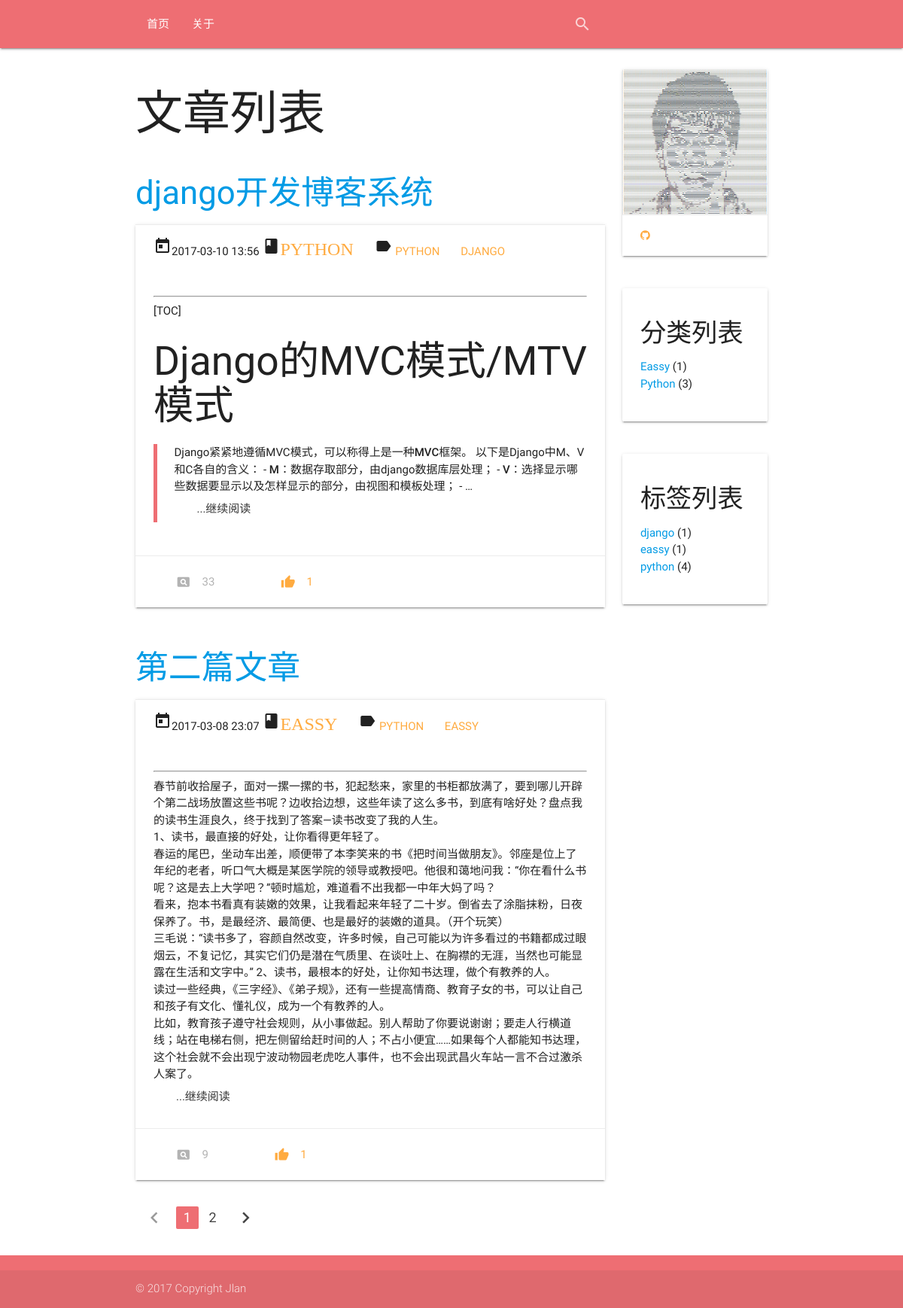
Before: / with the older database file.
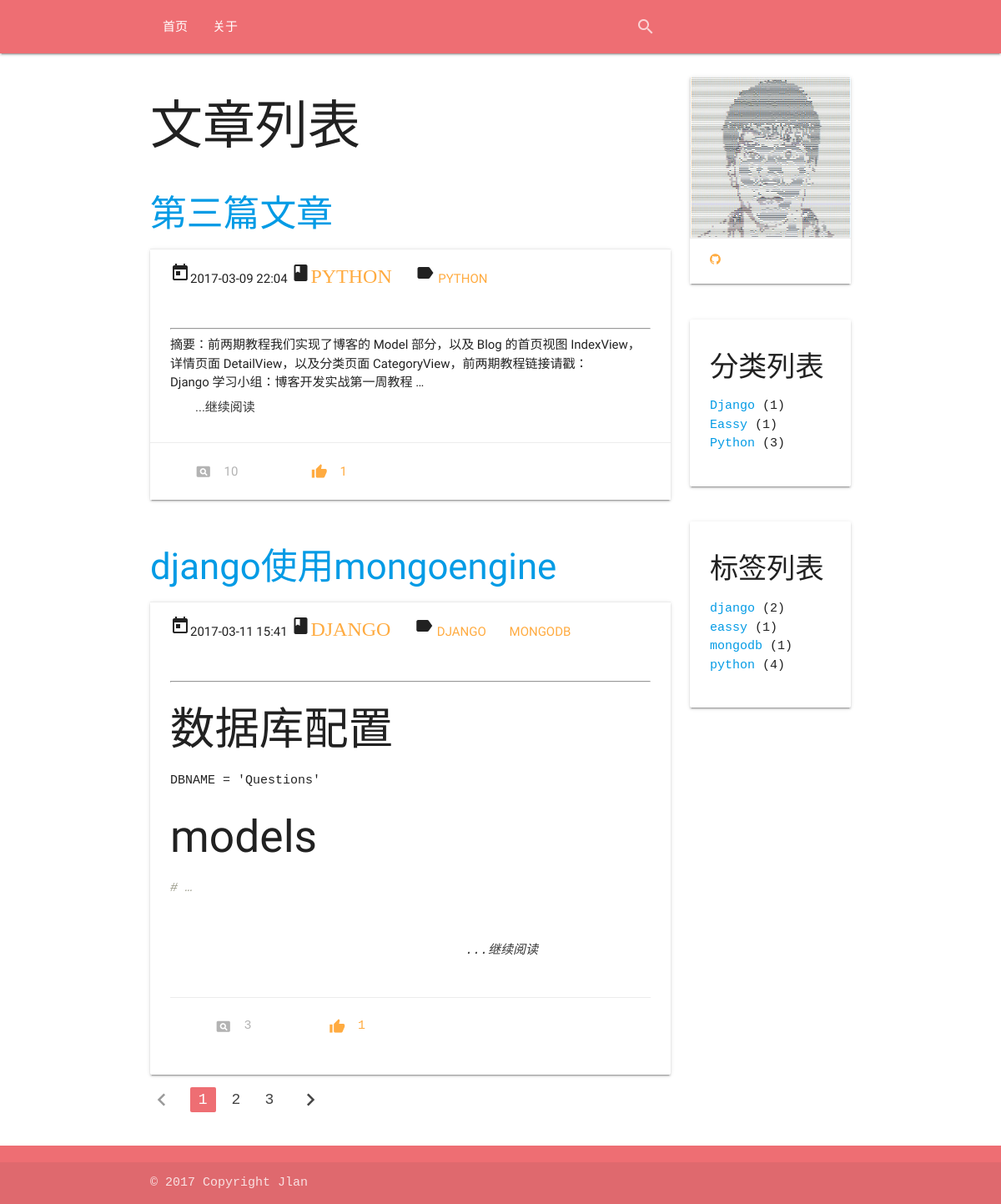
After: the same page with the newer database file.
### app/models.py (models this page shows, shortened)
class Article(models.Model):
    STATUS_CHOICES = (
        ('0', '发布'),
        ('1', '草稿'),
    )   # 文章的状态
    title = models.CharField('标题', max_length=100)
    body = models.TextField('正文')
    created_time = models.DateTimeField('创建时间', auto_now_add=True)
    last_modified_time = models.DateTimeField('修改时间', auto_now=True)
    status = models.CharField('文章状态', max_length=1, default='0', choices=STATUS_CHOICES)
    abstract = models.CharField('摘要', max_length=54, blank=True, null=True,
                                help_text="可选项，若为空格则摘取正文钱54个字符")
    views = models.PositiveIntegerField('浏览量', default=0)
    likes = models.PositiveIntegerField('点赞数', default=0)
    topped = models.BooleanField('置顶', default=False)
    category = models.ForeignKey('Category', verbose_name='分类',
                                 null=True,
                                 on_delete=models.SET_NULL)
    tags = models.ManyToManyField('Tag', verbose_name='标签集合', blank=True)
    class Meta:
        ordering = ['-last_modified_time']

class Category(models.Model):
    name = models.CharField('类名', max_length=20)
    created_time = models.DateTimeField('创建时间', auto_now_add=True)
    last_modified_time = models.DateTimeField('修改时间', auto_now=True)
    def __str__(self):
        return self.name

class Tag(models.Model):
    name = models.CharField('标签名', max_length=20)
    created_time = models.DateTimeField('创建时间', auto_now_add=True)
    last_modified_time = models.DateTimeField('修改时间', auto_now=True)

### app/views.py (the view)
# urls.py: url(r'^$', views.IndexView.as_view(), name='index'),
class IndexView(ListView):
    template_name = 'blog/index.html'
    context_object_name = "article_list"
    def get_queryset(self):
        article_list = Article.objects.filter(status='0')
        return article_list
    def get_context_data(self, **kwargs):
        category_list = Category.objects.all().order_by('name')
        for category in category_list:
            count = Article.objects.filter(category__name=category.name).count()
            category.count = count
        tag_list = Tag.objects.all().order_by('name')
        for tag in tag_list:
            count = Article.objects.filter(tags__name=tag.name).count()
            tag.count = count
        kwargs['category_list'] = category_list
        kwargs['tag_list'] = tag_list
        return super(IndexView, self).get_context_data(**kwargs)

### app/templatetags/custom_markdown.py (called while the page is built)
@register.filter(is_safe=True)  #注册template filter
@stringfilter  #希望字符串作为参数
def custom_markdown(value):
    return mark_safe(markdown.markdown(value,
        extensions = ['markdown.extensions.fenced_code', 'markdown.extensions.codehilite'],
                                       safe_mode=True,
                                       enable_attributes=False))

### app/templates/blog/index.html (shortened to what this page needs)
{% extends 'blog/base.html' %}
{% load staticfiles %}
{% load custom_markdown %}
{% block content %}
    <section class="container">
        <div class="row">
            <section class="col l9 s12">
                <h1 class="page-header">
                    {% if cate_name %}
                        分类：{{ cate_name }}
                    {% elif tag_name %}
                        标签: {{ tag_name }}
                    {% else %}
                        文章列表
                    {% endif %}
                </h1>
                <ul>
                    {% load paginate_tags %}
                    {% for article in article_list %}
                         <div class="row">
                            <div class="col s12 m12">
                              <h3><a href="{% url 'app:detail' article.pk %}">{{ article.title }}</a></h3>
                              <div class="card">
                                <div class="card-action">
                                  <div class="article-meta">
                                    <i class="material-icons">today</i>{{ article.created_time|date:"Y-m-d H:i" }}
                                    <i class="material-icons">class<a href="{% url 'app:category' article.category.id %}">{{ article.category }}</a></i>
                                    <i class="material-icons">label</i>
                                    {% for tag in article.tags.all %}
                                        <a href="{% url 'app:tag' tag.id %}">{{ tag.name }}</a>
                                    {% endfor %}
                                  </div>
                                </div>
                                <div class="card-content">
                                    <hr>
                                    <p>{{ article.body | custom_markdown | truncatewords:10}}</p>
                                    <a class="waves-effect waves-teal btn-flat" href="{% url 'app:detail' article.pk %}">...继续阅读</a>
                                </div>
                                <div class="card-action">
                                    <a class="tooltipped btn-flat disabled" data-position="bottom" data-delay="50" data-tooltip="浏览量"><i class="material-icons left">pageview</i>{{ article.views }}</a>
                                    <a class="tooltipped btn-flat" data-position="bottom" data-delay="50" data-tooltip="点赞量"><i class="material-icons left">thumb_up</i>1</a>
                                </div>
                              </div>
                            </div>
                         </div>
                    {% endfor %}
                    {% include 'blog/pagination.html' %}
                </ul>
            </section>
            <section class="col l3 s12">
                 <div class="row">
                    <div class="col s12 m12">
                      <div class="card">
                        <div class="card-image">
                            <img src="{% static 'img/me.jpg' %}">
                        </div>
                        <div class="card-action">
                            <a href="https://github.com/jllan">
                                <i class="fa fa-github" aria-hidden="true"></i>
                            </a>
                        </div>
                      </div>
                    </div>
                 </div>
                 <div class="row">
                    <div class="col s12 m12">
                      <div class="card">
                        <div class="card-content">
                            <h4>分类列表</h4>
                            <ul>
                                {% for category in category_list %}
                                    <li class="cat-item">
                                        <a href="{% url 'app:category' category.pk %}">{{ category.name }}</a>
                                        <span class="category-count">({{ category.count }})</span>
                                    </li>
                                {% endfor %}
                            </ul>
                        </div>
                      </div>
                    </div>
                 </div>
                 <div class="row">
                    <div class="col s12 m12">
                      <div class="card">
                        <div class="card-content">
                            <h4>标签列表</h4>
                            <ul>
                                {% for tag in tag_list %}
                                    <li>
                                        <a href="{% url 'app:tag' tag.pk %}">{{ tag.name }}</a>
                                        <span class="category-count">({{ tag.count }})</span>
                                    </li>
                                {% endfor %}
                            </ul>
                        </div>
                      </div>
                    </div>
                 </div>
            </section>
        </div>
    </section>
{% endblock content %}

### app/templates/blog/base.html (shortened to what this page needs)
{% load staticfiles %}
<!DOCTYPE html>
<html lang="en">
<head>
    <link href="{% static 'css/materialize.min.css' %}"  rel="stylesheet">
    <link href="{% static 'css/monokai.css' %}"  rel="stylesheet">
    <link href="//cdn.bootcss.com/font-awesome/4.7.0/css/font-awesome.css" rel="stylesheet">
</head>
<body>
    <nav>
        <div class="nav-wrapper container col s8 m8 l8">
          <ul class="hide-on-med-and-down">
            <li><a href="{% url 'app:index' %}">首页</a></li>
            <li><a href="{% url 'app:about' %}">关于</a></li>
          </ul>
          <ul id="nav-mobile" class="right hide-on-med-and-down">
              <li>
                <form id="search_form" class="col s12" action="/search/" method="get">
                  <div class="row">
                    <div class="input-field col s6">
                      <label class="label-icon" for="search"><i class="material-icons">search</i></label>
                      <input id="search" type="text" value="" name="search_for">
                    </div>
                  </div>
                </form>
              </li>
          </ul>
        </div>
    </nav>
    {% block content %}{% endblock content %}
    <footer class="page-footer">
      <div class="footer-copyright">
        <div class="container">
        © 2017 Copyright Jlan
        </div>
      </div>
    </footer>
</body>
</html>

### app/templates/blog/pagination.html
<ul class="pagination">
    {% if article_list.has_previous %}
        <li class="waves-effect"><a href="?page={{ article_list.previous_page_number }}"><i class="material-icons">chevron_left</i></a></li>
    {% else %}
        <li class="disabled"><a href="#!"><i class="material-icons">chevron_left</i></a></li>
    {% endif %}
    {% for page in pages %}
        {% if page %}
            {% ifequal page article_list.number %}
                <li class="active"><a>{{ page }}</a></li>
            {% else %}
                <li class="waves-effect"><a href="?page={{ page }}">{{ page }}</a></li>
            {% endifequal %}
        {% else %}
            <li class="waves-effect"><a href="#">...</a></li>
        {% endif %}
    {% endfor %}
    {% if article_list.has_next %}
        <li class="waves-effect"><a href="?page={{ article_list.next_page_number }}"><i class="material-icons">chevron_right</i></a></li>
    {% else %}
        <li class="disabled"><a href="#!"><i class="material-icons">chevron_right</i></a></li>
    {% endif %}
</ul>

### app/static/css/monokai.css (style rules this page uses)
.codehilite .c1 { color: #999988; font-style: italic }

Changed rows visible on the page:
no longer on this page (row edited): Article: title "django开发博客系统", created_time "2017-03-10 13:56", category "PYTHON", body|custom_markdown "[TOC] Django的MVC模式/MTV模式 Django紧紧地遵循MVC模式，可以称得上是一种 MVC 框架。 以下是Django中M、V和C各自的含义： - M ：数据存取部分，由django数据库层处理； - V ：选择显示哪些数据要显示以及怎样显示的部分，由视图和模板处理； - …", views "33", Tag (name "PYTHON"), Tag (name "DJANGO")
no longer on this page (row unchanged): Article: title "第二篇文章", created_time "2017-03-08 23:07", category "EASSY", body|custom_markdown "春节前收拾屋子，面对一摞一摞的书，犯起愁来，家里的书柜都放满了，要到哪儿开辟个第二战场放置这些书呢？边收拾边想，这些年读了这么多书，到底有啥好处？盘点我的读书生涯良久，终于找到了答案—读书改变了我的人生。 1、读书，最直接的好处，让你看得更年轻了。 春运的尾巴，坐动车出差，顺便带了本李笑来的书《把时间当做朋友》。邻座是位上了年纪的老者，听口气大概是某医学院的领导或教授吧。他很和蔼地问我：“你在看什么书呢？这是去上大学吧？”顿时尴尬，难道看不出我都一中年大妈了吗？ 看来，抱本书看真有装嫩的效果，让我看起来年轻了二十岁。倒省去了涂脂抹粉，日夜保养了。书，是最经济、最简便、也是最好的装嫩的道具。（开个玩笑） 三毛说：“读书多了，容颜自然改变，许多时候，自己可能以为许多看过的书籍都成过眼烟云，不复记忆，其实它们仍是潜在气质里、在谈吐上、在胸襟的无涯，当然也可能显露在生活和文字中。” 2、读书，最根本的好处，让你知书达理，做个有教养的人。 读过一些经典，《三字经》、《弟子规》，还有一些提高情商、教育子女的书，可以让自己和孩子有文化、懂礼仪，成为一个有教养的人。 比如，教育孩子遵守社会规则，从小事做起。别人帮助了你要说谢谢；要走人行横道线；站在电梯右侧，把左侧留给赶时间的人；不占小便宜……如果每个人都能知书达理，这个社会就不会出现宁波动物园老虎吃人事件，也不会出现武昌火车站一言不合过激杀人案了。", views "9", Tag (name "PYTHON"), Tag (name "EASSY")
now on this page (row edited): Article: title "第三篇文章", created_time "2017-03-09 22:04", category "PYTHON", body|custom_markdown "摘要：前两期教程我们实现了博客的 Model 部分，以及 Blog 的首页视图 IndexView，详情页面 DetailView，以及分类页面 CategoryView，前两期教程链接请戳： Django 学习小组：博客开发实战第一周教程 …", views "10", Tag (name "PYTHON")
added Article: title "django使用mongoengine", created_time "2017-03-11 15:41", category "DJANGO", body|custom_markdown "数据库配置 DBNAME = 'Questions' models # …", views "3", Tag (name "DJANGO")
computed for Tag "DJANGO": count "1" → "2"
added Tag: name "MONGODB", name "mongodb", count "1"
added Category: name "Django", count "1"
Other visible differences:
new list line: "3"
